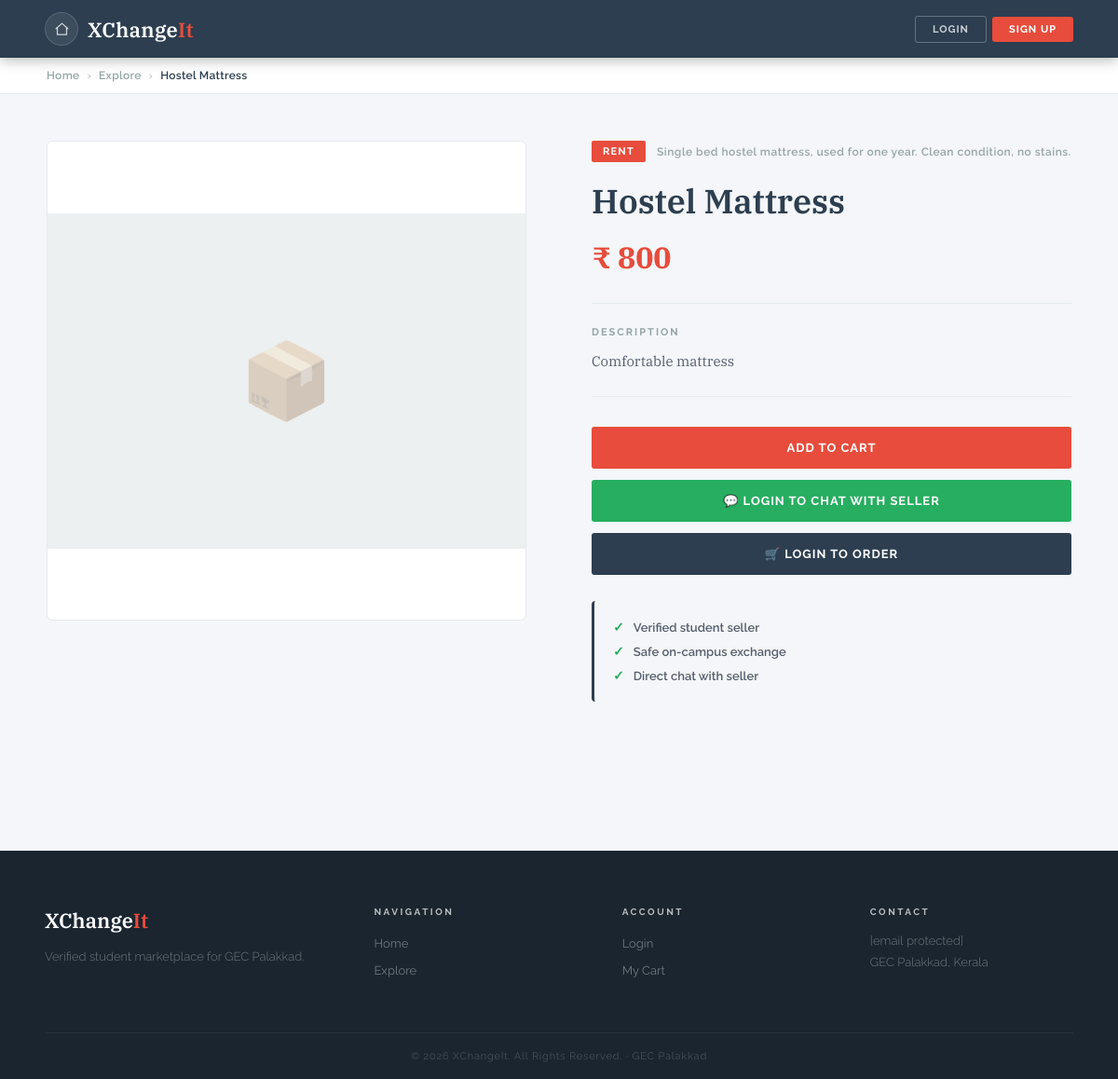
The app's page /product/2 with its own data.
### tables this page shows
CREATE TABLE products (
            id           INTEGER PRIMARY KEY AUTOINCREMENT,
            name         TEXT    NOT NULL,
            price        INTEGER NOT NULL,
            short_desc   TEXT,
            detailed_desc TEXT,
            category     TEXT,
            image1       TEXT,
            image2       TEXT,
            image3       TEXT,
            image4       TEXT,
            image5       TEXT,
            seller       TEXT
        );

### app.py (the view, shortened to what this page needs)
@app.route("/product/<int:product_id>")
def product_detail(product_id):
    conn = sqlite3.connect(DATABASE)
    c = conn.cursor()
    c.execute("SELECT * FROM products WHERE id=?", (product_id,))
    product = c.fetchone()
    conn.close()
    if not product:
        flash("Product not found.")
        return redirect(url_for("explore"))
    chat_status = None
    order_status = None
    from datetime import date
    pending = get_pending_count(session.get("user"))
    active_rent = get_active_rent(product_id) if product[5] == "rent" else None
    return render_template("product_detail.html", product=product,
                           chat_status=chat_status, order_status=order_status,
                           today=date.today().isoformat(),
                           pending_count=pending,
                           active_rent=active_rent,
                           SUPABASE_URL=SUPABASE_URL, SUPABASE_KEY=SUPABASE_KEY)

### app.py (called while the page is built, shortened)
def get_pending_count(username):
    if not username:
        return 0

def get_active_rent(product_id):
    from datetime import date
    today = date.today().isoformat()
    conn = sqlite3.connect(DATABASE)
    conn.row_factory = sqlite3.Row
    c = conn.cursor()
    c.execute("""SELECT rent_to FROM order_requests
                 WHERE product_id=? AND status='accepted'
                 AND rent_to IS NOT NULL AND rent_to >= ?
                 ORDER BY rent_to DESC LIMIT 1""",
              (product_id, today))
    row = c.fetchone()
    conn.close()
    return dict(row) if row else None

### templates/product_detail.html (shortened to what this page needs)
<!DOCTYPE html>
<html lang="en">
<head>
  <link rel="stylesheet" href="{{ url_for('static', filename='slate.css') }}">
  <link rel="stylesheet" href="{{ url_for('static', filename='product_detail.css') }}">
</head>
<body>
<nav class="navbar">
  <div style="display:flex; align-items:center; gap:10px;">
    <a href="{{ url_for('home') }}" class="nav-icon-btn" data-tooltip="Home">
      <svg viewBox="0 0 24 24" width="18" height="18" fill="none" stroke="currentColor" stroke-width="2">
        <path d="M3 11L12 3l9 8"></path>
        <path d="M5 10v10h14V10"></path>
      </svg>
    </a>
    <a href="{{ url_for('home') }}" class="logo">XChange<span>It</span></a>
  </div>
  <div class="nav-right">
    {% if session.get('user') %}
      <a href="{{ url_for('cart') }}" class="nav-icon-btn" data-tooltip="Cart">
        <svg viewBox="0 0 24 24"><path d="M6 2L3 6v14a2 2 0 002 2h14a2 2 0 002-2V6l-3-4z"/><line x1="3" y1="6" x2="21" y2="6"/><path d="M16 10a4 4 0 01-8 0"/></svg>
      </a>
      <a href="{{ url_for('my_listings_chat') }}" class="nav-icon-btn" data-tooltip="Chats">
        <svg viewBox="0 0 24 24"><path d="M21 15a2 2 0 01-2 2H7l-4 4V5a2 2 0 012-2h14a2 2 0 012 2z"/></svg>
        {% if pending_count and pending_count > 0 %}
          <span class="nav-badge">{{ pending_count }}</span>
        {% endif %}
      </a>
      <div class="notif-wrap" id="notifWrap">
        <button class="nav-icon-btn notif-bell-btn" id="notifBell" data-tooltip="Notifications" onclick="toggleNotifPanel(event)" aria-label="Notifications">
          <svg viewBox="0 0 24 24" fill="none" stroke="currentColor" stroke-width="2" stroke-linecap="round" stroke-linejoin="round" width="18" height="18">
            <path d="M18 8A6 6 0 006 8c0 7-3 9-3 9h18s-3-2-3-9"/>
            <path d="M13.73 21a2 2 0 01-3.46 0"/>
          </svg>
          <span class="nav-badge notif-badge" id="notifBadge" style="display:none;"></span>
        </button>
        <div class="notif-panel" id="notifPanel" style="display:none;">
          <div class="notif-panel-header">
            <span>Notifications</span>
            <button class="notif-close-btn" onclick="closeNotifPanel()">&#x2715;</button>
          </div>
          <div class="notif-list" id="notifList">
            <div class="notif-loading">Loading&#8230;</div>
          </div>
        </div>
      </div>
      <a href="{{ url_for('profile') }}" class="nav-icon-btn nav-profile-btn" data-tooltip="{{ session.get('user') }}">
        {{ session.get('user')[0]|upper }}
      </a>
    {% else %}
      <a href="{{ url_for('login') }}" class="btn-nav-ghost">Login</a>
      <a href="{{ url_for('signup') }}" class="btn-nav-fill">Sign Up</a>
    {% endif %}
  </div>
</nav>
<div class="breadcrumb">
  <div class="breadcrumb-inner">
    <a href="{{ url_for('home') }}">Home</a>
    <span class="bc-sep">›</span>
    <a href="{{ url_for('explore') }}">Explore</a>
    <span class="bc-sep">›</span>
    <span>{{ product[1] }}</span>
  </div>
</div>
<div class="detail-section">
  <div class="detail-inner">
    <div class="detail-img-col">
      <div class="detail-img-wrap">
        {% if product[6] %}
          <img src="{{ url_for('static', filename='uploads/' + product[6]) }}" alt="{{ product[1] }}">
        {% else %}
          <div class="detail-img-placeholder"><span>📦</span></div>
        {% endif %}
      </div>
    </div>
    <div class="detail-info-col">
      <div class="detail-badge-row">
        <span class="detail-badge {% if product[5]=='rent' %}badge-rent{% else %}badge-buy{% endif %}">
          {{ product[5]|upper if product[5] else 'BUY' }}
        </span>
        <span class="detail-cat">{{ product[4] if product[4] else 'General' }}</span>
      </div>
      <h1 class="detail-title">{{ product[1] }}</h1>
      <div class="detail-price">₹ {{ product[2] }}</div>
      <div class="detail-divider"></div>
      <div class="detail-desc-label">Description</div>
      <p class="detail-desc">{{ product[3] }}</p>
      <div class="detail-divider"></div>
      <div class="detail-actions">
        <a href="{{ url_for('add_to_cart', product_id=product[0]) }}" class="btn-red detail-btn">
          Add to Cart
        </a>
        {% if session.get('user') %}
          {% if session.get('user') != product[11] %}
            {% if chat_status == None %}
              <a href="{{ url_for('request_chat', product_id=product[0]) }}" class="detail-btn btn-chat">
                💬 Request Chat
              </a>
            {% elif chat_status == "pending" %}
              <button class="detail-btn btn-chat" disabled>💬 Chat Request Sent</button>
            {% elif chat_status == "accepted" %}
              <a href="{{ url_for('chat_seller', product_id=product[0]) }}" class="detail-btn btn-chat">
                💬 Open Chat
              </a>
            {% endif %}
            {% if active_rent %}
              <div class="rent-unavailable-btn">
                🔒 Unavailable until {{ active_rent.rent_to }}
              </div>
            {% elif order_status == None %}
              {% if product[5] == 'rent' %}
                <button class="detail-btn btn-order" onclick="openRentModal()">
                  🛒 Confirm Order
                </button>
              {% else %}
                <a href="{{ url_for('request_order', product_id=product[0]) }}" class="detail-btn btn-order">
                  🛒 Confirm Order
                </a>
              {% endif %}
            {% elif order_status == "pending" %}
              <button class="detail-btn btn-order-pending" disabled>
                ⏳ Order Request Sent
              </button>
            {% elif order_status == "accepted" %}
              <div class="order-confirmed-box">
                <span class="order-confirmed-icon">✓</span>
                <span>Order Confirmed! Check <a href="{{ url_for('my_orders') }}">My Orders</a></span>
              </div>
            {% elif order_status == "declined" %}
              {% if product[5] == 'rent' %}
                <button class="detail-btn btn-order" onclick="openRentModal()">
                  🛒 Request Order Again
                </button>
              {% else %}
                <a href="{{ url_for('request_order', product_id=product[0]) }}" class="detail-btn btn-order">
                  🛒 Request Order Again
                </a>
              {% endif %}
            {% endif %}
          {% endif %}
        {% else %}
          <a href="{{ url_for('login') }}" class="btn-chat detail-btn">
            💬 Login to Chat with Seller
          </a>
          <a href="{{ url_for('login') }}" class="detail-btn btn-order">
            🛒 Login to Order
          </a>
        {% endif %}
      </div>
      <div class="trust-box">
        <div class="trust-item">
          <span class="trust-icon">✓</span>
          <span>Verified student seller</span>
        </div>
        <div class="trust-item">
          <span class="trust-icon">✓</span>
          <span>Safe on-campus exchange</span>
        </div>
        <div class="trust-item">
          <span class="trust-icon">✓</span>
          <span>Direct chat with seller</span>
        </div>
      </div>
    </div>
  </div>
</div>
<footer class="footer">
  <div class="footer-grid">
    <div class="footer-col">
      <span class="footer-logo">XChange<span>It</span></span>
      <p class="footer-desc">Verified student marketplace for GEC Palakkad.</p>
    </div>
    <div class="footer-col">
      <h4>Navigation</h4>
      <ul>
        <li><a href="{{ url_for('home') }}">Home</a></li>
        <li><a href="{{ url_for('explore') }}">Explore</a></li>
      </ul>
    </div>
    <div class="footer-col">
      <h4>Account</h4>
      <ul>
        <li><a href="{{ url_for('login') }}">Login</a></li>
        <li><a href="{{ url_for('cart') }}">My Cart</a></li>
      </ul>
    </div>
    <div class="footer-col">
      <h4>Contact</h4>
      <p><a href="/cdn-cgi/l/email-protection" class="__cf_email__" data-cfemail="aedddbdedec1dcdaeed6cdc6cfc0c9cbc7da80c7c0">[email&#160;protected]</a></p>
      <p>GEC Palakkad, Kerala</p>
    </div>
  </div>
  <div class="footer-bottom">© 2026 XChangeIt. All Rights Reserved. · GEC Palakkad</div>
</footer>
</body>
</html>

### static/slate.css (style rules this page uses)
*, *::before, *::after { box-sizing: border-box; margin: 0; padding: 0; }
html { scroll-behavior: smooth; }
body { font-family: 'Raleway', sans-serif; background: #f4f6f9; color: #2c3e50; min-height: 100vh; }
a { text-decoration: none; color: inherit; }
.navbar { background: #2c3e50; padding: 0 48px; display: flex; align-items: center; justify-content: space-between; height: 62px; position: sticky; top: 0; z-index: 1000; box-shadow: 0 2px 14px rgba(0,0,0,0.3); }
.logo { font-family: 'IBM Plex Serif', serif; font-size: 22px; color: #fff; font-weight: 600; letter-spacing: 0.3px; }
.logo span { color: #e74c3c; }
.nav-right { display: flex; gap: 10px; align-items: center; }
.btn-nav-ghost { padding: 7px 18px; background: transparent; border: 1px solid rgba(255,255,255,0.28); color: rgba(255,255,255,0.75); border-radius: 3px; font-size: 11px; font-weight: 700; letter-spacing: 1px; text-transform: uppercase; cursor: pointer; font-family: 'Raleway', sans-serif; transition: all 0.2s; }
.btn-nav-fill { padding: 7px 18px; background: #e74c3c; border: none; color: #fff; border-radius: 3px; font-size: 11px; font-weight: 700; letter-spacing: 1px; text-transform: uppercase; cursor: pointer; font-family: 'Raleway', sans-serif; transition: opacity 0.2s; }
.btn-red { padding: 13px 30px; background: #e74c3c; color: #fff; border: none; font-family: 'Raleway', sans-serif; font-size: 12px; font-weight: 700; letter-spacing: 1.2px; text-transform: uppercase; cursor: pointer; border-radius: 3px; transition: opacity 0.2s; display: inline-block; }
.footer { background: #1a252f; padding: 60px 48px 0; margin-top: 80px; }
.footer-grid { display: grid; grid-template-columns: 1.4fr 1fr 1fr 1fr; gap: 48px; padding-bottom: 48px; border-bottom: 1px solid rgba(255,255,255,0.06); }
.footer-logo { font-family: 'IBM Plex Serif', serif; font-size: 22px; color: #fff; font-weight: 600; margin-bottom: 14px; display: block; }
.footer-logo span { color: #e74c3c; }
.footer-desc { color: rgba(255,255,255,0.38); font-size: 13px; line-height: 1.75; font-weight: 300; }
.footer-col h4 { color: rgba(255,255,255,0.7); font-size: 10px; letter-spacing: 2.5px; text-transform: uppercase; font-weight: 700; margin-bottom: 18px; }
.footer-col ul { list-style: none; }
.footer-col ul li { margin-bottom: 10px; }
.footer-col ul li a { color: rgba(255,255,255,0.38); font-size: 13px; transition: color 0.2s; }
.footer-col p { color: rgba(255,255,255,0.38); font-size: 13px; margin-bottom: 8px; font-weight: 300; }
.footer-bottom { text-align: center; padding: 18px 0; color: rgba(255,255,255,0.2); font-size: 11px; letter-spacing: 0.8px; }
.nav-right { display: flex; gap: 6px; align-items: center; }
.nav-icon-btn { position: relative; width: 36px; height: 36px; border-radius: 50%; background: rgba(255,255,255,0.08); border: 1px solid rgba(255,255,255,0.14); display: flex; align-items: center; justify-content: center; color: rgba(255,255,255,0.75); font-size: 16px; cursor: pointer; transition: background 0.2s, border-color 0.2s, color 0.2s; text-decoration: none; flex-shrink: 0; }
.nav-icon-btn svg { width: 17px; height: 17px; stroke: currentColor; fill: none; stroke-width: 1.8; stroke-linecap: round; stroke-linejoin: round; flex-shrink: 0; }
.nav-icon-btn::after { content: attr(data-tooltip); position: absolute; bottom: -32px; left: 50%; transform: translateX(-50%); background: #1a252f; color: rgba(255,255,255,0.8); font-size: 10px; font-weight: 600; letter-spacing: 0.5px; padding: 4px 8px; border-radius: 3px; white-space: nowrap; pointer-events: none; opacity: 0; transition: opacity 0.2s; font-family: 'Raleway', sans-serif; z-index: 9999; }

### templates/product_detail.html (style rules this page uses)
.btn-order { display: block; text-align: center; padding: 15px 28px; font-size: 13px; border-radius: 3px; font-weight: 700; letter-spacing: 1px; text-transform: uppercase; font-family: 'Raleway', sans-serif; background: #2c3e50; color: #fff; border: none; cursor: pointer; transition: opacity 0.2s; }

### records on screen
products: name "Hostel Mattress", category "RENT", detailed_desc "Single bed hostel mattress, used for one year. Clean condition, no stains.", price "800", short_desc "Comfortable mattress"
